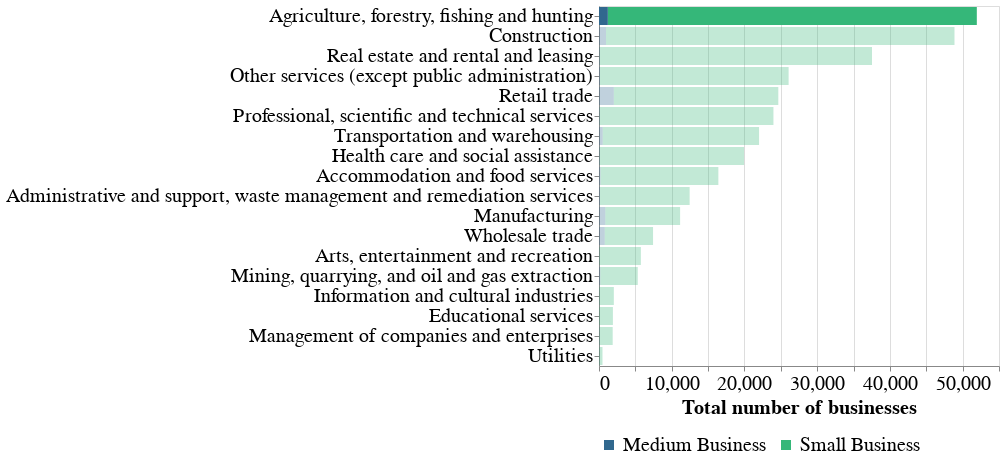

The code cell stored with this chart in its notebook:
### Code cell
count2019.configure_axis(labelLimit=1000, labelFontSize=20, titleFontSize=20).configure_legend(
titleFontSize=20,
labelFontSize=20
)

### Figure 1 — Vega-Lite specification as saved in the notebook (floating-point values rounded to 4 significant figures)
{"config": {"view": {"continuousWidth": 400, "continuousHeight": 300}, "axis": {"labelFontSize": 20, "labelLimit": 1000, "titleFontSize": 20}, "legend": {"labelFontSize": 20, "titleFontSize": 20}}, "data": {"name": "data-3d74634cce607c8e75c706fc66a16074"}, "mark": "bar", "encoding": {"color": {"type": "nominal", "field": "Business type", "legend": {"orient": "bottom", "title": null}, "scale": {"scheme": "viridis"}}, "opacity": {"condition": {"value": 1.0, "test": "(datum['North American Industry Classification System, NAICS'] === 'Agriculture, forestry, fishing and hunting')"}, "value": 0.3}, "x": {"type": "quantitative", "field": "Total number of businesses", "title": "Total number of businesses"}, "y": {"type": "ordinal", "field": "North American Industry Classification System, NAICS", "sort": "-x", "title": ""}}, "$schema": "https://vega.github.io/schema/vega-lite/v4.8.1.json", "datasets": {"data-3d74634cce607c8e75c706fc66a16074": [{"North American Industry Classification System, NAICS - code": "11", "North American Industry Classification System, NAICS": "Agriculture, forestry, fishing and hunting", "Reference year": 2019.0, "Total number of businesses": 50730.0, "Average revenue": 645.3, "Average expenses": 735.1, "Net Profit/Loss": -89.8, "Sales of goods and services ( percent of total revenue)": null, "Gross margin (%)": 95.5, "Cost of sales (direct expenses) (%)": 4.5, "Operating expenses (indirect expenses) (%)": 109.4, "Business type": "Small Business", "Total revenue": 32740000.0, "Total expenses": 37290000.0}, {"North American Industry Classification System, NAICS - code": "21", "North American Industry Classification System, NAICS": "Mining, quarrying, and oil and gas extraction", "Reference year": 2019.0, "Total number of businesses": 5153.0, "Average revenue": 400.4, "Average expenses": 365.3, "Net Profit/Loss": 35.1, "Sales of goods and services ( percent of total revenue)": null, "Gross margin (%)": 81.9, "Cost of sales (direct expenses) (%)": 18.1, "Operating expenses (indirect expenses) (%)": 73.1, "Business type": "Small Business", "Total revenue": 2063000.0, "Total expenses": 1882000.0}, {"North American Industry Classification System, NAICS - code": "22", "North American Industry Classification System, NAICS": "Utilities", "Reference year": 2019.0, "Total number of businesses": 453.0, "Average revenue": 606.7, "Average expenses": 520.8, "Net Profit/Loss": 85.9, "Sales of goods and services ( percent of total revenue)": null, "Gross margin (%)": 72.9, "Cost of sales (direct expenses) (%)": 27.1, "Operating expenses (indirect expenses) (%)": 58.8, "Business type": "Small Business", "Total revenue": 274800.0, "Total expenses": 235900.0}, {"North American Industry Classification System, NAICS - code": "23", "North American Industry Classification System, NAICS": "Construction", "Reference year": 2019.0, "Total number of businesses": 47920.0, "Average revenue": 452.7, "Average expenses": 404.3, "Net Profit/Loss": 48.4, "Sales of goods and services ( percent of total revenue)": null, "Gross margin (%)": 48.1, "Cost of sales (direct expenses) (%)": 51.9, "Operating expenses (indirect expenses) (%)": 37.4, "Business type": "Small Business", "Total revenue": 21690000.0, "Total expenses": 19370000.0}, {"North American Industry Classification System, NAICS - code": "31-33", "North American Industry Classification System, NAICS": "Manufacturing", "Reference year": 2019.0, "Total number of businesses": 10290.0, "Average revenue": 658.0, "Average expenses": 616.0, "Net Profit/Loss": 42.0, "Sales of goods and services ( percent of total revenue)": null, "Gross margin (%)": 41.6, "Cost of sales (direct expenses) (%)": 58.4, "Operating expenses (indirect expenses) (%)": 35.2, "Business type": "Small Business", "Total revenue": 6770000.0, "Total expenses": 6337000.0}, {"North American Industry Classification System, NAICS - code": "41", "North American Industry Classification System, NAICS": "Wholesale trade", "Reference year": 2019.0, "Total number of businesses": 6647.0, "Average revenue": 772.1, "Average expenses": 729.5, "Net Profit/Loss": 42.5, "Sales of goods and services ( percent of total revenue)": null, "Gross margin (%)": 38.1, "Cost of sales (direct expenses) (%)": 61.9, "Operating expenses (indirect expenses) (%)": 32.6, "Business type": "Small Business", "Total revenue": 5132000.0, "Total expenses": 4849000.0}, {"North American Industry Classification System, NAICS - code": "44-45", "North American Industry Classification System, NAICS": "Retail trade", "Reference year": 2019.0, "Total number of businesses": 22620.0, "Average revenue": 849.9, "Average expenses": 814.6, "Net Profit/Loss": 35.4, "Sales of goods and services ( percent of total revenue)": null, "Gross margin (%)": 30.0, "Cost of sales (direct expenses) (%)": 70.0, "Operating expenses (indirect expenses) (%)": 25.8, "Business type": "Small Business", "Total revenue": 19220000.0, "Total expenses": 18430000.0}, {"North American Industry Classification System, NAICS - code": "48-49", "North American Industry Classification System, NAICS": "Transportation and warehousing", "Reference year": 2019.0, "Total number of businesses": 21500.0, "Average revenue": 437.9, "Average expenses": 388.5, "Net Profit/Loss": 49.4, "Sales of goods and services ( percent of total revenue)": null, "Gross margin (%)": 82.6, "Cost of sales (direct expenses) (%)": 17.4, "Operating expenses (indirect expenses) (%)": 71.3, "Business type": "Small Business", "Total revenue": 9415000.0, "Total expenses": 8353000.0}, {"North American Industry Classification System, NAICS - code": "51", "North American Industry Classification System, NAICS": "Information and cultural industries", "Reference year": 2019.0, "Total number of businesses": 2009.0, "Average revenue": 308.0, "Average expenses": 262.7, "Net Profit/Loss": 45.3, "Sales of goods and services ( percent of total revenue)": null, "Gross margin (%)": 71.3, "Cost of sales (direct expenses) (%)": 28.7, "Operating expenses (indirect expenses) (%)": 56.6, "Business type": "Small Business", "Total revenue": 618800.0, "Total expenses": 527800.0}, {"North American Industry Classification System, NAICS - code": "53", "North American Industry Classification System, NAICS": "Real estate and rental and leasing", "Reference year": 2019.0, "Total number of businesses": 37440.0, "Average revenue": 172.8, "Average expenses": 129.4, "Net Profit/Loss": 43.3, "Sales of goods and services ( percent of total revenue)": null, "Gross margin (%)": 92.7, "Cost of sales (direct expenses) (%)": 7.3, "Operating expenses (indirect expenses) (%)": 67.6, "Business type": "Small Business", "Total revenue": 6469000.0, "Total expenses": 4844000.0}, {"North American Industry Classification System, NAICS - code": "54", "North American Industry Classification System, NAICS": "Professional, scientific and technical services", "Reference year": 2019.0, "Total number of businesses": 23910.0, "Average revenue": 240.8, "Average expenses": 170.4, "Net Profit/Loss": 70.4, "Sales of goods and services ( percent of total revenue)": null, "Gross margin (%)": 84.1, "Cost of sales (direct expenses) (%)": 15.9, "Operating expenses (indirect expenses) (%)": 54.9, "Business type": "Small Business", "Total revenue": 5757000.0, "Total expenses": 4074000.0}, {"North American Industry Classification System, NAICS - code": "55", "North American Industry Classification System, NAICS": "Management of companies and enterprises", "Reference year": 2019.0, "Total number of businesses": 1836.0, "Average revenue": 501.4, "Average expenses": 221.1, "Net Profit/Loss": 280.3, "Sales of goods and services ( percent of total revenue)": null, "Gross margin (%)": 94.9, "Cost of sales (direct expenses) (%)": 5.1, "Operating expenses (indirect expenses) (%)": 39.0, "Business type": "Small Business", "Total revenue": 920600.0, "Total expenses": 405900.0}, {"North American Industry Classification System, NAICS - code": "56", "North American Industry Classification System, NAICS": "Administrative and support, waste management and remediation services", "Reference year": 2019.0, "Total number of businesses": 12330.0, "Average revenue": 304.9, "Average expenses": 250.6, "Net Profit/Loss": 54.3, "Sales of goods and services ( percent of total revenue)": null, "Gross margin (%)": 71.7, "Cost of sales (direct expenses) (%)": 28.3, "Operating expenses (indirect expenses) (%)": 53.9, "Business type": "Small Business", "Total revenue": 3759000.0, "Total expenses": 3089000.0}, {"North American Industry Classification System, NAICS - code": "61", "North American Industry Classification System, NAICS": "Educational services", "Reference year": 2019.0, "Total number of businesses": 1898.0, "Average revenue": 224.4, "Average expenses": 183.5, "Net Profit/Loss": 40.9, "Sales of goods and services ( percent of total revenue)": null, "Gross margin (%)": 85.9, "Cost of sales (direct expenses) (%)": 14.1, "Operating expenses (indirect expenses) (%)": 67.7, "Business type": "Small Business", "Total revenue": 425900.0, "Total expenses": 348300.0}, {"North American Industry Classification System, NAICS - code": "62", "North American Industry Classification System, NAICS": "Health care and social assistance", "Reference year": 2019.0, "Total number of businesses": 19860.0, "Average revenue": 324.5, "Average expenses": 216.3, "Net Profit/Loss": 108.2, "Sales of goods and services ( percent of total revenue)": null, "Gross margin (%)": 94.0, "Cost of sales (direct expenses) (%)": 6.0, "Operating expenses (indirect expenses) (%)": 60.6, "Business type": "Small Business", "Total revenue": 6444000.0, "Total expenses": 4296000.0}, {"North American Industry Classification System, NAICS - code": "71", "North American Industry Classification System, NAICS": "Arts, entertainment and recreation", "Reference year": 2019.0, "Total number of businesses": 5717.0, "Average revenue": 272.4, "Average expenses": 249.5, "Net Profit/Loss": 22.9, "Sales of goods and services ( percent of total revenue)": null, "Gross margin (%)": 76.9, "Cost of sales (direct expenses) (%)": 23.1, "Operating expenses (indirect expenses) (%)": 68.5, "Business type": "Small Business", "Total revenue": 1557000.0, "Total expenses": 1426000.0}, {"North American Industry Classification System, NAICS - code": "72", "North American Industry Classification System, NAICS": "Accommodation and food services", "Reference year": 2019.0, "Total number of businesses": 16210.0, "Average revenue": 507.3, "Average expenses": 475.9, "Net Profit/Loss": 31.4, "Sales of goods and services ( percent of total revenue)": null, "Gross margin (%)": 63.0, "Cost of sales (direct expenses) (%)": 37.0, "Operating expenses (indirect expenses) (%)": 56.8, "Business type": "Small Business", "Total revenue": 8222000.0, "Total expenses": 7713000.0}, {"North American Industry Classification System, NAICS - code": "81", "North American Industry Classification System, NAICS": "Other services (except public administration)", "Reference year": 2019.0, "Total number of businesses": 25940.0, "Average revenue": 301.6, "Average expenses": 264.8, "Net Profit/Loss": 36.8, "Sales of goods and services ( percent of total revenue)": null, "Gross margin (%)": 61.3, "Cost of sales (direct expenses) (%)": 38.7, "Operating expenses (indirect expenses) (%)": 49.1, "Business type": "Small Business", "Total revenue": 7824000.0, "Total expenses": 6869000.0}, {"North American Industry Classification System, NAICS - code": "11", "North American Industry Classification System, NAICS": "Agriculture, forestry, fishing and hunting", "Reference year": 2019.0, "Total number of businesses": 1216.0, "Average revenue": 8432.0, "Average expenses": 9495.0, "Net Profit/Loss": -1063.0, "Sales of goods and services ( percent of total revenue)": 91.5, "Gross margin (%)": 82.5, "Cost of sales (direct expenses) (%)": 16.0, "Operating expenses (indirect expenses) (%)": 96.6, "Business type": "Medium Business", "Total revenue": 10250000.0, "Total expenses": 11550000.0}, {"North American Industry Classification System, NAICS - code": "21", "North American Industry Classification System, NAICS": "Mining, quarrying, and oil and gas extraction", "Reference year": 2019.0, "Total number of businesses": 175.0, "Average revenue": 9371.0, "Average expenses": 8367.0, "Net Profit/Loss": 1004.0, "Sales of goods and services ( percent of total revenue)": 96.9, "Gross margin (%)": 57.6, "Cost of sales (direct expenses) (%)": 41.1, "Operating expenses (indirect expenses) (%)": 48.2, "Business type": "Medium Business", "Total revenue": 1640000.0, "Total expenses": 1464000.0}, {"North American Industry Classification System, NAICS - code": "22", "North American Industry Classification System, NAICS": "Utilities", "Reference year": 2019.0, "Total number of businesses": 27.0, "Average revenue": 9614.0, "Average expenses": 8950.0, "Net Profit/Loss": 664.4, "Sales of goods and services ( percent of total revenue)": 95.6, "Gross margin (%)": 47.7, "Cost of sales (direct expenses) (%)": 50.0, "Operating expenses (indirect expenses) (%)": 43.1, "Business type": "Medium Business", "Total revenue": 259600.0, "Total expenses": 241700.0}, {"North American Industry Classification System, NAICS - code": "23", "North American Industry Classification System, NAICS": "Construction", "Reference year": 2019.0, "Total number of businesses": 962.0, "Average revenue": 9003.0, "Average expenses": 8199.0, "Net Profit/Loss": 803.7, "Sales of goods and services ( percent of total revenue)": 98.6, "Gross margin (%)": 32.8, "Cost of sales (direct expenses) (%)": 66.3, "Operating expenses (indirect expenses) (%)": 24.8, "Business type": "Medium Business", "Total revenue": 8661000.0, "Total expenses": 7888000.0}, {"North American Industry Classification System, NAICS - code": "31-33", "North American Industry Classification System, NAICS": "Manufacturing", "Reference year": 2019.0, "Total number of businesses": 867.0, "Average revenue": 9949.0, "Average expenses": 9421.0, "Net Profit/Loss": 527.9, "Sales of goods and services ( percent of total revenue)": 98.8, "Gross margin (%)": 26.8, "Cost of sales (direct expenses) (%)": 72.3, "Operating expenses (indirect expenses) (%)": 22.4, "Business type": "Medium Business", "Total revenue": 8626000.0, "Total expenses": 8168000.0}, {"North American Industry Classification System, NAICS - code": "41", "North American Industry Classification System, NAICS": "Wholesale trade", "Reference year": 2019.0, "Total number of businesses": 784.0, "Average revenue": 9842.0, "Average expenses": 9562.0, "Net Profit/Loss": 280.4, "Sales of goods and services ( percent of total revenue)": 98.7, "Gross margin (%)": 20.8, "Cost of sales (direct expenses) (%)": 78.2, "Operating expenses (indirect expenses) (%)": 19.0, "Business type": "Medium Business", "Total revenue": 7716000.0, "Total expenses": 7496000.0}, {"North American Industry Classification System, NAICS - code": "44-45", "North American Industry Classification System, NAICS": "Retail trade", "Reference year": 2019.0, "Total number of businesses": 2035.0, "Average revenue": 9747.0, "Average expenses": 9514.0, "Net Profit/Loss": 232.6, "Sales of goods and services ( percent of total revenue)": 98.4, "Gross margin (%)": 20.5, "Cost of sales (direct expenses) (%)": 78.2, "Operating expenses (indirect expenses) (%)": 19.4, "Business type": "Medium Business", "Total revenue": 19830000.0, "Total expenses": 19360000.0}, {"North American Industry Classification System, NAICS - code": "48-49", "North American Industry Classification System, NAICS": "Transportation and warehousing", "Reference year": 2019.0, "Total number of businesses": 507.0, "Average revenue": 9249.0, "Average expenses": 8155.0, "Net Profit/Loss": 1094.0, "Sales of goods and services ( percent of total revenue)": 98.0, "Gross margin (%)": 63.5, "Cost of sales (direct expenses) (%)": 35.8, "Operating expenses (indirect expenses) (%)": 52.4, "Business type": "Medium Business", "Total revenue": 4689000.0, "Total expenses": 4135000.0}, {"North American Industry Classification System, NAICS - code": "51", "North American Industry Classification System, NAICS": "Information and cultural industries", "Reference year": 2019.0, "Total number of businesses": 32.0, "Average revenue": 9369.0, "Average expenses": 7721.0, "Net Profit/Loss": 1648.0, "Sales of goods and services ( percent of total revenue)": 88.1, "Gross margin (%)": 79.5, "Cost of sales (direct expenses) (%)": 18.1, "Operating expenses (indirect expenses) (%)": 64.3, "Business type": "Medium Business", "Total revenue": 299800.0, "Total expenses": 247100.0}, {"North American Industry Classification System, NAICS - code": "53", "North American Industry Classification System, NAICS": "Real estate and rental and leasing", "Reference year": 2019.0, "Total number of businesses": 100.0, "Average revenue": 8662.0, "Average expenses": 6883.0, "Net Profit/Loss": 1780.0, "Sales of goods and services ( percent of total revenue)": 65.4, "Gross margin (%)": 63.2, "Cost of sales (direct expenses) (%)": 24.1, "Operating expenses (indirect expenses) (%)": 55.4, "Business type": "Medium Business", "Total revenue": 866200.0, "Total expenses": 688300.0}, {"North American Industry Classification System, NAICS - code": "54", "North American Industry Classification System, NAICS": "Professional, scientific and technical services", "Reference year": 2019.0, "Total number of businesses": 81.0, "Average revenue": 8034.0, "Average expenses": 6577.0, "Net Profit/Loss": 1457.0, "Sales of goods and services ( percent of total revenue)": 98.5, "Gross margin (%)": 64.6, "Cost of sales (direct expenses) (%)": 34.8, "Operating expenses (indirect expenses) (%)": 47.0, "Business type": "Medium Business", "Total revenue": 650800.0, "Total expenses": 532800.0}, {"North American Industry Classification System, NAICS - code": "55", "North American Industry Classification System, NAICS": "Management of companies and enterprises", "Reference year": 2019.0, "Total number of businesses": 47.0, "Average revenue": 10520.0, "Average expenses": 4287.0, "Net Profit/Loss": 6234.0, "Sales of goods and services ( percent of total revenue)": 39.6, "Gross margin (%)": 63.2, "Cost of sales (direct expenses) (%)": 14.6, "Operating expenses (indirect expenses) (%)": 26.2, "Business type": "Medium Business", "Total revenue": 494500.0, "Total expenses": 201500.0}, {"North American Industry Classification System, NAICS - code": "56", "North American Industry Classification System, NAICS": "Administrative and support, waste management and remediation services", "Reference year": 2019.0, "Total number of businesses": 135.0, "Average revenue": 8718.0, "Average expenses": 7843.0, "Net Profit/Loss": 874.4, "Sales of goods and services ( percent of total revenue)": 91.4, "Gross margin (%)": 57.2, "Cost of sales (direct expenses) (%)": 39.1, "Operating expenses (indirect expenses) (%)": 50.9, "Business type": "Medium Business", "Total revenue": 1177000.0, "Total expenses": 1059000.0}, {"North American Industry Classification System, NAICS - code": "61", "North American Industry Classification System, NAICS": "Educational services", "Reference year": 2019.0, "Total number of businesses": 14.0, "Average revenue": 7173.0, "Average expenses": 6482.0, "Net Profit/Loss": 691.0, "Sales of goods and services ( percent of total revenue)": 45.8, "Gross margin (%)": 97.3, "Cost of sales (direct expenses) (%)": 1.2, "Operating expenses (indirect expenses) (%)": 89.1, "Business type": "Medium Business", "Total revenue": 100400.0, "Total expenses": 90750.0}, {"North American Industry Classification System, NAICS - code": "62", "North American Industry Classification System, NAICS": "Health care and social assistance", "Reference year": 2019.0, "Total number of businesses": 88.0, "Average revenue": 8722.0, "Average expenses": 8094.0, "Net Profit/Loss": 628.1, "Sales of goods and services ( percent of total revenue)": 67.6, "Gross margin (%)": 83.0, "Cost of sales (direct expenses) (%)": 11.5, "Operating expenses (indirect expenses) (%)": 81.3, "Business type": "Medium Business", "Total revenue": 767500.0, "Total expenses": 712200.0}, {"North American Industry Classification System, NAICS - code": "71", "North American Industry Classification System, NAICS": "Arts, entertainment and recreation", "Reference year": 2019.0, "Total number of businesses": 41.0, "Average revenue": 8953.0, "Average expenses": 8135.0, "Net Profit/Loss": 818.4, "Sales of goods and services ( percent of total revenue)": 75.0, "Gross margin (%)": 57.1, "Cost of sales (direct expenses) (%)": 32.2, "Operating expenses (indirect expenses) (%)": 58.7, "Business type": "Medium Business", "Total revenue": 367100.0, "Total expenses": 333500.0}, {"North American Industry Classification System, NAICS - code": "72", "North American Industry Classification System, NAICS": "Accommodation and food services", "Reference year": 2019.0, "Total number of businesses": 203.0, "Average revenue": 8599.0, "Average expenses": 8085.0, "Net Profit/Loss": 514.2, "Sales of goods and services ( percent of total revenue)": 97.6, "Gross margin (%)": 55.3, "Cost of sales (direct expenses) (%)": 43.6, "Operating expenses (indirect expenses) (%)": 50.4, "Business type": "Medium Business", "Total revenue": 1746000.0, "Total expenses": 1641000.0}, {"North American Industry Classification System, NAICS - code": "81", "North American Industry Classification System, NAICS": "Other services (except public administration)", "Reference year": 2019.0, "Total number of businesses": 132.0, "Average revenue": 8666.0, "Average expenses": 7646.0, "Net Profit/Loss": 1020.0, "Sales of goods and services ( percent of total revenue)": 86.7, "Gross margin (%)": 40.8, "Cost of sales (direct expenses) (%)": 51.4, "Operating expenses (indirect expenses) (%)": 36.9, "Business type": "Medium Business", "Total revenue": 1144000.0, "Total expenses": 1009000.0}]}}
